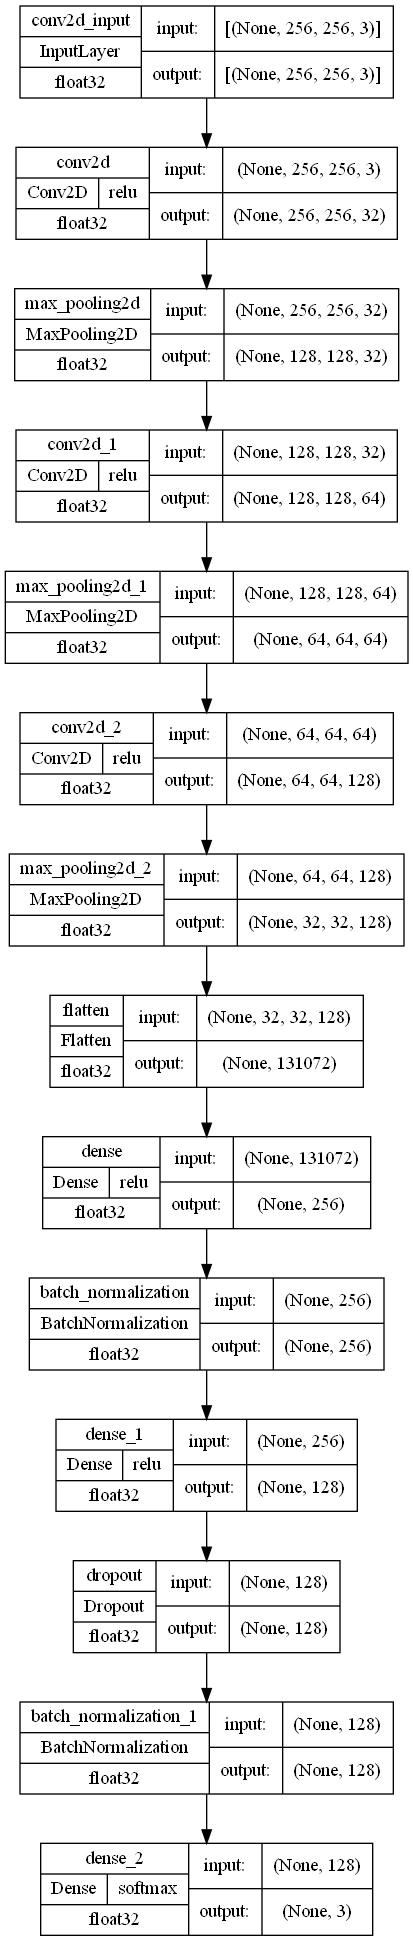

This figure's Python source:
#cnn model
import numpy as np
import pandas as pd
import matplotlib.pyplot as plt
from PIL import Image
from glob import glob

from sklearn.model_selection import train_test_split
from sklearn import metrics

import cv2
import gc
import os
import pydot

import tensorflow as tf
from tensorflow import keras
from keras import layers

from data_visualization import visualize
from pre_processing import preprocess
from keras.callbacks import EarlyStopping, ReduceLROnPlateau

class build_model:
    def __init__(self):
        pre = preprocess('lung_colon_image_set/lung_image_sets')
        self.img_size,self.split,self.epochs,self.batch_size = pre.hyp_tune()
        self.X, self.one_hot_encode = pre.convert(256)
        
    def training(self):
        self.X_train , self.X_test , self.Y_train, self.Y_test = train_test_split(self.X, self.one_hot_encode , test_size=0.2,random_state=2022)
        return self.X_train.shape, self.X_test.shape 
    
    def classifer(self,img_size):
        model = keras.models.Sequential([layers.Conv2D(
                                               filters =32,
                                               kernel_size=(5,5),
                                               activation='relu',
                                               input_shape=(img_size,img_size,3),
                                               padding='same'),
                layers.MaxPooling2D(2, 2),

                layers.Conv2D(filters=64,
                              kernel_size=(3, 3),
                              activation='relu',
                              padding='same'),
                layers.MaxPooling2D(2, 2),

                layers.Conv2D(filters=128,
                              kernel_size=(3, 3),
                              activation='relu',
                              padding='same'),
                layers.MaxPooling2D(2, 2),

                layers.Flatten(),
                layers.Dense(256, activation='relu'),
                layers.BatchNormalization(),
                layers.Dense(128, activation='relu'),
                layers.Dropout(0.3),
                layers.BatchNormalization(),
                layers.Dense(3, activation='softmax')
                ])
        keras.utils.plot_model(
            model,
            show_shapes = True,
            show_dtype = True,
            show_layer_activations = True
        )
        
        return model
    
    def compilation(self,model):
        model.compile(
                      optimizer = 'adam',
                      loss = 'sparse_categorical_crossentropy',
                      metrics = ['accuracy']
                     )
        class mycallback(tf.keras.callbacks.Callback):
            def on_epoch_end(self, epoch, logs={}):
                if logs.get('val_accuracy') > 0.90:
                    print('\n Validation accuracy has reached upto \90% so, stopping further training.')
                    self.model.stop_training = True
        es = EarlyStopping(patience=3, monitor='val_accuracy', restore_best_weights=True)
        lr = ReduceLROnPlateau(monitor='val_loss',patience=3,factor=0.5,verbose=1)
        print(model)
        history = model.fit(self.X_train, self.Y_train,
                    validation_data = (self.X_test, self.Y_test),
                    batch_size = self.batch_size, 
                    epochs = self.epochs, 
                    verbose = 1,
                    callbacks = [es , lr , mycallback()]
                    )
        return history
        
    def visualize_accuracy(self,history):
        history_df = pd.DataFrame(history.history)
        history_df.loc[:,['loss','val_loss']].plot()
        history_df.loc[:,['accuracy','val_accuracy']].plot()
        plt.show()  

    def model_evaluation(self,model):
        Y_pred = model.predict(self.X_test)
        Y_val = np.argmax(self.Y_test, axis=1)
        Y_pred = np.argmax(Y_pred, axis=1)  
        return Y_val,Y_pred

    def confusion_matrix(self,Y_val, Y_pred):
        metrics.confusion_matrix(Y_val, Y_pred) 
        vi = visualize('lung_colon_image_set/lung_image_sets') 
        classes = vi.make_list()
        print(metrics.classification_report(Y_val, Y_pred,target_names=classes)) 


if __name__ == "__main__":
    m_obj = build_model()
    m_obj.training()
    model = m_obj.classifer(256)
    history = m_obj.compilation(model)
    m_obj.visualize_accuracy(history)
    Y_val, Y_pred = m_obj.model_evaluation(model)
    m_obj.confusion_matrix(Y_val , Y_pred)
    
    
